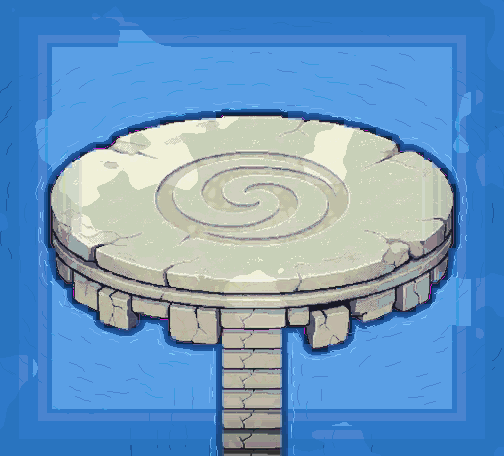

A 2D game scene composited from a Tiled map and its tileset images. What follows is a short description and the map's XML, with every tile layer's data as written:
An orthogonal 63x57 tile map with 8x8 px tiles, 1 tile layer (collision_8px), 1 image layer.

<map version="1.10" tiledversion="1.10.2" orientation="orthogonal" renderorder="right-down" width="63" height="57" tilewidth="8" tileheight="8" infinite="0" nextlayerid="4" nextobjectid="1">
 <properties>
  <property name="moteur" value="RogueEssence / PMDO" />
  <property name="case_lecture_px" type="int" value="24" />
  <property name="viewport" value="320x240" />
 </properties>
 <tileset firstgid="1" source="brosse_collision.tsx" />
 <imagelayer id="1" name="fond">
  <image source="fond.png" width="504" height="456" />
 </imagelayer>
 <layer id="2" name="collision_8px" width="63" height="57" opacity="0.55">
  <data encoding="csv">
3,3,3,3,3,3,3,3,3,3,3,3,3,3,3,3,3,3,3,3,3,3,3,3,3,3,3,3,3,3,3,3,3,3,3,3,3,3,3,3,3,3,3,3,3,3,3,3,3,3,3,3,3,3,3,3,3,3,3,3,3,3,3,
3,3,3,3,3,3,3,3,3,3,3,3,3,3,3,3,3,3,3,3,3,3,3,3,3,3,3,3,3,3,3,3,3,3,3,3,3,3,3,3,3,3,3,3,3,3,3,3,3,3,3,3,3,3,3,3,3,3,3,3,3,3,3,
3,3,3,3,3,3,3,3,3,3,3,3,3,3,3,3,3,3,3,3,3,3,3,3,3,3,3,3,3,3,3,3,3,3,3,3,3,3,3,3,3,3,3,3,3,3,3,3,3,3,3,3,3,3,3,3,3,3,3,3,3,3,3,
3,3,3,3,3,3,3,3,3,3,3,3,3,3,3,3,3,3,3,3,3,3,3,3,3,3,3,3,3,3,3,3,3,3,3,3,3,3,3,3,3,3,3,3,3,3,3,3,3,3,3,3,3,3,3,3,3,3,3,3,3,3,3,
3,3,3,3,3,3,3,3,3,3,3,3,3,3,3,3,3,3,3,3,3,3,3,3,3,3,3,3,3,3,3,3,3,3,3,3,3,3,3,3,3,3,3,3,3,3,3,3,3,3,3,3,3,3,3,3,3,3,3,3,3,3,3,
3,3,3,3,3,3,3,3,3,3,3,3,3,3,3,3,3,3,3,3,3,3,3,3,3,3,3,3,3,3,3,3,3,3,3,3,3,3,3,3,3,3,3,3,3,3,3,3,3,3,3,3,3,3,3,3,3,3,3,3,3,3,3,
3,3,3,3,3,3,3,3,3,3,3,3,3,3,3,3,3,3,3,3,3,3,3,3,3,3,3,3,3,3,3,3,3,3,3,3,3,3,3,3,3,3,3,3,3,3,3,3,3,3,3,3,3,3,3,3,3,3,3,3,3,3,3,
3,3,3,3,3,3,3,3,3,3,3,3,3,3,3,3,3,3,3,3,3,3,3,3,3,3,3,3,3,3,3,3,3,3,3,3,3,3,3,3,3,3,3,3,3,3,3,3,3,3,3,3,3,3,3,3,3,3,3,3,3,3,3,
3,3,3,3,3,3,3,3,3,3,3,3,3,3,3,3,3,3,3,3,3,3,3,3,3,3,3,3,3,3,3,3,3,3,3,3,3,3,3,3,3,3,3,3,3,3,3,3,3,3,3,3,3,3,3,3,3,3,3,3,3,3,3,
3,3,3,3,3,3,3,3,3,3,3,3,3,3,3,3,3,3,3,3,3,3,3,3,3,3,3,3,3,3,3,3,3,3,3,3,3,3,3,3,3,3,3,3,3,3,3,3,3,3,3,3,3,3,3,3,3,3,3,3,3,3,3,
3,3,3,3,3,3,3,3,3,3,3,3,3,3,3,3,3,3,3,3,3,3,3,3,3,3,3,3,3,3,3,3,3,3,3,3,3,3,3,3,3,3,3,3,3,3,3,3,3,3,3,3,3,3,3,3,3,3,3,3,3,3,3,
3,3,3,3,3,3,3,3,3,3,3,3,3,3,3,3,3,3,3,3,3,3,3,3,3,3,3,3,3,3,3,3,3,3,3,3,3,3,3,3,3,3,3,3,3,3,3,3,3,3,3,3,3,3,3,3,3,3,3,3,3,3,3,
3,3,3,3,3,3,3,3,3,3,3,3,3,3,3,3,3,3,3,3,3,3,3,3,3,3,3,3,3,3,3,3,3,3,3,3,3,3,3,3,3,3,3,3,3,3,3,3,3,3,3,3,3,3,3,3,3,3,3,3,3,3,3,
3,3,3,3,3,3,3,3,3,3,3,3,3,3,3,3,3,3,3,3,3,3,3,3,3,3,3,3,3,3,3,3,3,3,3,3,3,3,3,3,3,3,3,3,3,3,3,3,3,3,3,3,3,3,3,3,3,3,3,3,3,3,3,
3,3,3,3,3,3,3,3,3,3,3,3,3,3,3,3,3,3,3,3,3,3,3,3,3,3,3,1,1,1,1,1,1,1,1,1,3,3,3,3,3,3,3,3,3,3,3,3,3,3,3,3,3,3,3,3,3,3,3,3,3,3,3,
3,3,3,3,3,3,3,3,3,3,3,3,3,3,3,3,3,3,3,3,1,1,1,1,1,1,1,1,1,1,1,1,1,1,1,1,1,1,1,1,1,1,1,3,3,3,3,3,3,3,3,3,3,3,3,3,3,3,3,3,3,3,3,
3,3,3,3,3,3,3,3,3,3,3,3,3,3,3,3,1,1,1,1,1,1,1,1,1,1,1,1,1,1,1,1,1,1,1,1,1,1,1,1,1,1,1,1,1,1,1,3,3,3,3,3,3,3,3,3,3,3,3,3,3,3,3,
3,3,3,3,3,3,3,3,3,3,3,3,3,3,1,1,1,1,1,1,1,1,1,1,1,1,1,1,1,1,1,1,1,1,1,1,1,1,1,1,1,1,1,1,1,1,1,1,1,3,3,3,3,3,3,3,3,3,3,3,3,3,3,
3,3,3,3,3,3,3,3,3,3,3,3,1,1,1,1,1,1,1,1,1,1,1,1,1,1,1,1,1,1,1,1,1,1,1,1,1,1,1,1,1,1,1,1,1,1,1,1,1,1,3,3,3,3,3,3,3,3,3,3,3,3,3,
3,3,3,3,3,3,3,3,3,3,1,1,1,1,1,1,1,1,1,1,1,1,1,1,1,1,1,1,1,1,1,1,1,1,1,1,1,1,1,1,1,1,1,1,1,1,1,1,1,1,1,1,1,3,3,3,3,3,3,3,3,3,3,
3,3,3,3,3,3,3,3,3,1,1,1,1,1,1,1,1,1,1,1,1,1,1,1,1,1,1,1,1,1,1,1,1,1,1,1,1,1,1,1,1,1,1,1,1,1,1,1,1,1,1,1,1,1,3,3,3,3,3,3,3,3,3,
3,3,3,3,3,3,3,3,1,1,1,1,1,1,1,1,1,1,1,1,1,1,1,1,1,1,1,1,1,1,1,1,1,1,1,1,1,1,1,1,1,1,1,1,1,1,1,1,1,1,1,1,1,1,1,1,3,3,3,3,3,3,3,
3,3,3,3,3,3,3,1,1,1,1,1,1,1,1,1,1,1,1,1,1,1,1,1,1,1,1,1,1,1,1,1,1,1,1,1,1,1,1,1,1,1,1,1,1,1,1,1,1,1,1,1,1,1,1,1,3,3,3,3,3,3,3,
3,3,3,3,3,3,1,1,1,1,1,1,1,1,1,1,1,1,1,1,1,1,1,1,1,1,1,1,1,1,1,1,1,1,1,1,1,1,1,1,1,1,1,1,1,1,1,1,1,1,1,1,1,1,1,1,1,3,3,3,3,3,3,
3,3,3,3,3,3,1,1,1,1,1,1,1,1,1,1,1,1,1,1,1,1,1,1,1,1,1,1,1,1,1,1,1,1,1,1,1,1,1,1,1,1,1,1,1,1,1,1,1,1,1,1,1,1,1,1,1,3,3,3,3,3,3,
3,3,3,3,3,3,1,1,1,1,1,1,1,1,1,1,1,1,1,1,1,1,1,1,1,1,1,1,1,1,1,1,1,1,1,1,1,1,1,1,1,1,1,1,1,1,1,1,1,1,1,1,1,1,1,1,1,3,3,3,3,3,3,
3,3,3,3,3,3,1,1,1,1,1,1,1,1,1,1,1,1,1,1,1,1,1,1,1,1,1,1,1,1,1,1,1,1,1,1,1,1,1,1,1,1,1,1,1,1,1,1,1,1,1,1,1,1,1,1,1,3,3,3,3,3,3,
3,3,3,3,3,3,1,1,1,1,1,1,1,1,1,1,1,1,1,1,1,1,1,1,1,1,1,1,1,1,1,1,1,1,1,1,1,1,1,1,1,1,1,1,1,1,1,1,1,1,1,1,1,1,1,1,1,3,3,3,3,3,3,
3,3,3,3,3,3,1,1,1,1,1,1,1,1,1,1,1,1,1,1,1,1,1,1,1,1,1,1,1,1,1,1,1,1,1,1,1,1,1,1,1,1,1,1,1,1,1,1,1,1,1,1,1,1,1,1,1,3,3,3,3,3,3,
3,3,3,3,3,3,1,1,1,1,1,1,1,1,1,1,1,1,1,1,1,1,1,1,1,1,1,1,1,1,1,1,1,1,1,1,1,1,1,1,1,1,1,1,1,1,1,1,1,1,1,1,1,1,1,1,1,3,3,3,3,3,3,
3,3,3,3,3,3,1,1,1,1,1,1,1,1,1,1,1,1,1,1,1,1,1,1,1,1,1,1,1,1,1,1,1,1,1,1,1,1,1,1,1,1,1,1,1,1,1,1,1,1,1,1,1,1,1,1,1,3,3,3,3,3,3,
3,3,3,3,3,3,3,1,1,1,1,1,1,1,1,1,1,1,1,1,1,1,1,1,1,1,1,1,1,1,1,1,1,1,1,1,1,1,1,1,1,1,1,1,1,1,1,1,1,1,1,1,1,1,1,1,3,3,3,3,3,3,3,
3,3,3,3,3,3,3,1,1,1,1,1,1,1,1,1,1,1,1,1,1,1,1,1,1,1,1,1,1,1,1,1,1,1,1,1,1,1,1,1,1,1,1,1,1,1,1,1,1,1,1,1,1,1,1,1,3,3,3,3,3,3,3,
3,3,3,3,3,3,3,1,1,1,1,1,1,1,1,1,1,1,1,1,1,1,1,1,1,1,1,1,1,1,1,1,1,1,1,1,1,1,1,1,1,1,1,1,1,1,1,1,1,1,1,1,1,1,1,1,3,3,3,3,3,3,3,
3,3,3,3,3,3,3,1,1,1,1,1,1,1,1,1,1,1,1,1,1,1,1,1,1,1,1,1,1,1,1,1,1,1,1,1,1,1,1,1,1,1,1,1,1,1,1,1,1,1,1,1,1,1,1,1,3,3,3,3,3,3,3,
3,3,3,3,3,3,3,3,1,1,1,1,1,1,1,1,1,1,1,1,1,1,1,1,1,1,1,1,1,1,1,1,1,1,1,1,1,1,1,1,1,1,1,1,1,1,1,1,1,1,1,1,1,1,1,3,3,3,3,3,3,3,3,
3,3,3,3,3,3,3,3,3,1,1,1,1,1,1,1,1,1,1,1,1,1,1,1,1,1,1,1,1,1,1,1,1,1,1,1,1,1,1,1,1,1,1,1,1,1,1,1,1,1,1,1,1,1,3,3,3,3,3,3,3,3,3,
3,3,3,3,3,3,3,3,3,1,1,1,1,1,1,1,1,1,1,1,1,1,1,1,1,1,1,1,1,1,1,1,1,1,1,1,1,1,1,1,1,1,1,1,1,1,1,1,1,1,1,1,1,1,3,3,3,3,3,3,3,3,3,
3,3,3,3,3,3,3,3,3,3,3,1,1,1,1,1,1,1,1,1,1,1,1,1,1,1,1,1,1,1,1,1,1,1,1,1,1,1,1,1,1,1,1,1,1,1,1,1,1,1,1,1,3,3,3,3,3,3,3,3,3,3,3,
3,3,3,3,3,3,3,3,3,3,3,3,1,1,1,1,1,1,1,1,1,1,1,1,1,1,1,1,1,1,1,1,1,1,1,1,1,1,1,1,1,1,1,1,1,1,1,1,3,3,3,3,3,3,3,3,3,3,3,3,3,3,3,
3,3,3,3,3,3,3,3,3,3,3,3,3,1,1,1,1,3,3,3,3,1,1,1,1,1,1,1,1,1,1,1,1,1,1,1,1,1,1,1,1,1,1,1,3,3,3,3,3,3,3,3,3,3,3,3,3,3,3,3,3,3,3,
3,3,3,3,3,3,3,3,3,3,3,3,3,3,3,3,3,3,3,3,3,1,1,1,1,1,1,1,1,1,1,1,1,1,1,3,3,3,1,1,1,1,1,1,3,3,3,3,3,3,3,3,3,3,3,3,3,3,3,3,3,3,3,
3,3,3,3,3,3,3,3,3,3,3,3,3,3,3,3,3,3,3,3,3,3,1,1,1,1,1,1,1,1,1,1,1,1,1,3,3,3,1,1,1,1,1,3,3,3,3,3,3,3,3,3,3,3,3,3,3,3,3,3,3,3,3,
3,3,3,3,3,3,3,3,3,3,3,3,3,3,3,3,3,3,3,3,3,3,3,3,3,3,3,3,1,1,1,1,1,1,1,3,3,3,3,1,1,3,3,3,3,3,3,3,3,3,3,3,3,3,3,3,3,3,3,3,3,3,3,
3,3,3,3,3,3,3,3,3,3,3,3,3,3,3,3,3,3,3,3,3,3,3,3,3,3,3,3,1,1,1,1,1,1,1,3,3,3,3,3,3,3,3,3,3,3,3,3,3,3,3,3,3,3,3,3,3,3,3,3,3,3,3,
3,3,3,3,3,3,3,3,3,3,3,3,3,3,3,3,3,3,3,3,3,3,3,3,3,3,3,3,1,1,1,1,1,1,1,3,3,3,3,3,3,3,3,3,3,3,3,3,3,3,3,3,3,3,3,3,3,3,3,3,3,3,3,
3,3,3,3,3,3,3,3,3,3,3,3,3,3,3,3,3,3,3,3,3,3,3,3,3,3,3,3,1,1,1,1,1,1,1,3,3,3,3,3,3,3,3,3,3,3,3,3,3,3,3,3,3,3,3,3,3,3,3,3,3,3,3,
3,3,3,3,3,3,3,3,3,3,3,3,3,3,3,3,3,3,3,3,3,3,3,3,3,3,3,3,1,1,1,1,1,1,1,3,3,3,3,3,3,3,3,3,3,3,3,3,3,3,3,3,3,3,3,3,3,3,3,3,3,3,3,
3,3,3,3,3,3,3,3,3,3,3,3,3,3,3,3,3,3,3,3,3,3,3,3,3,3,3,3,1,1,1,1,1,1,1,3,3,3,3,3,3,3,3,3,3,3,3,3,3,3,3,3,3,3,3,3,3,3,3,3,3,3,3,
3,3,3,3,3,3,3,3,3,3,3,3,3,3,3,3,3,3,3,3,3,3,3,3,3,3,3,3,1,1,1,1,1,1,1,3,3,3,3,3,3,3,3,3,3,3,3,3,3,3,3,3,3,3,3,3,3,3,3,3,3,3,3,
3,3,3,3,3,3,3,3,3,3,3,3,3,3,3,3,3,3,3,3,3,3,3,3,3,3,3,3,1,1,1,1,1,1,1,3,3,3,3,3,3,3,3,3,3,3,3,3,3,3,3,3,3,3,3,3,3,3,3,3,3,3,3,
3,3,3,3,3,3,3,3,3,3,3,3,3,3,3,3,3,3,3,3,3,3,3,3,3,3,3,3,1,1,1,1,1,1,1,3,3,3,3,3,3,3,3,3,3,3,3,3,3,3,3,3,3,3,3,3,3,3,3,3,3,3,3,
3,3,3,3,3,3,3,3,3,3,3,3,3,3,3,3,3,3,3,3,3,3,3,3,3,3,3,3,1,1,1,1,1,1,1,3,3,3,3,3,3,3,3,3,3,3,3,3,3,3,3,3,3,3,3,3,3,3,3,3,3,3,3,
3,3,3,3,3,3,3,3,3,3,3,3,3,3,3,3,3,3,3,3,3,3,3,3,3,3,3,3,1,1,1,1,1,1,1,3,3,3,3,3,3,3,3,3,3,3,3,3,3,3,3,3,3,3,3,3,3,3,3,3,3,3,3,
3,3,3,3,3,3,3,3,3,3,3,3,3,3,3,3,3,3,3,3,3,3,3,3,3,3,3,3,1,1,1,1,1,1,1,3,3,3,3,3,3,3,3,3,3,3,3,3,3,3,3,3,3,3,3,3,3,3,3,3,3,3,3,
3,3,3,3,3,3,3,3,3,3,3,3,3,3,3,3,3,3,3,3,3,3,3,3,3,3,3,3,1,1,1,1,1,1,1,3,3,3,3,3,3,3,3,3,3,3,3,3,3,3,3,3,3,3,3,3,3,3,3,3,3,3,3,
3,3,3,3,3,3,3,3,3,3,3,3,3,3,3,3,3,3,3,3,3,3,3,3,3,3,3,3,1,1,1,1,1,1,1,3,3,3,3,3,3,3,3,3,3,3,3,3,3,3,3,3,3,3,3,3,3,3,3,3,3,3,3
  </data>
 </layer>
</map>
